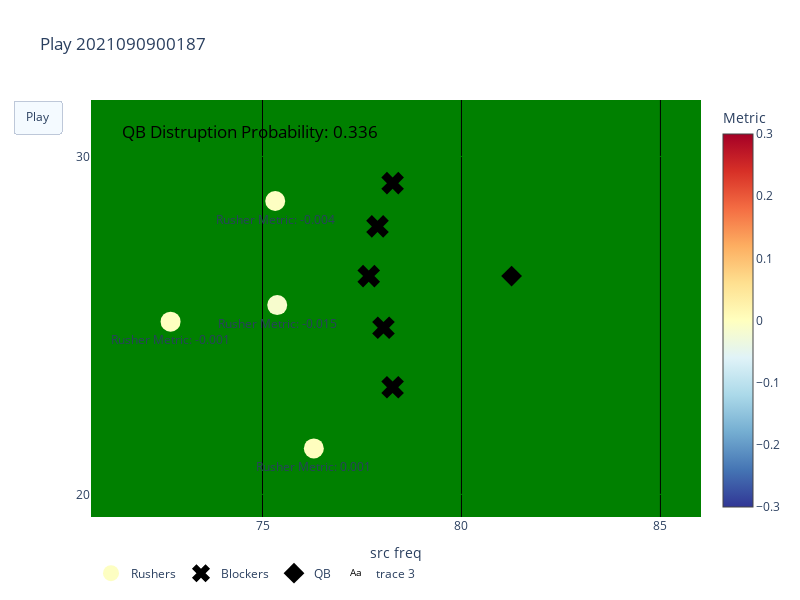

The notebook cell saved with this chart:
### Code cell
from __future__ import annotations
import plotly
import plotly.graph_objects as go
fig = go.Figure(
    data= start_frame,
    layout=layout_draw,
    frames=all_frame
)

fig.update_layout(legend=dict(orientation = "h"))  
fig.show()

### Figure 1 — Plotly figure (JSON) as saved in the notebook; plotly's stock layout.template omitted (floating-point values rounded to 4 significant figures)
{"data": [{"legendgroup": "Rushers", "marker": {"cmax": 0.3, "cmin": -0.3, "color": [-0.003582, 0.000993, -0.001196, -0.01503], "colorbar": {"title": {"text": "Metric"}}, "colorscale": [[0, "rgb(49,54,149)"], [0.1, "rgb(69,117,180)"], [0.2, "rgb(116,173,209)"], [0.3, "rgb(171,217,233)"], [0.4, "rgb(224,243,248)"], [0.5, "rgb(255,255,191)"], [0.6, "rgb(254,224,144)"], [0.7, "rgb(253,174,97)"], [0.8, "rgb(244,109,67)"], [0.9, "rgb(215,48,39)"], [1, "rgb(165,0,38)"]], "showscale": true, "size": 20}, "mode": "markers+text", "name": "Rushers", "text": ["Rusher Metric: -0.004", "Rusher Metric: 0.001", "Rusher Metric: -0.001", "Rusher Metric: -0.015"], "textposition": "bottom center", "type": "scatter", "x": [75.32, 76.29, 72.69, 75.37], "y": [28.68, 21.36, 25.11, 25.6]}, {"legendgroup": "Blockers", "marker": {"color": "black", "size": 20, "symbol": "x"}, "mode": "markers", "name": "Blockers", "type": "scatter", "x": [78.27, 78.27, 78.04, 77.89, 77.67], "y": [23.17, 29.21, 24.93, 27.93, 26.46]}, {"legendgroup": "QB", "marker": {"color": "black", "size": 16, "symbol": "diamond"}, "mode": "markers", "name": "QB", "type": "scatter", "x": [81.26], "y": [26.46]}, {"mode": "text", "text": ["QB Distruption Probability: 0.336"], "textfont": {"color": "black", "size": 17}, "type": "scatter", "x": [74.69], "y": [30.67]}], "layout": {"autosize": false, "height": 600, "legend": {"orientation": "h"}, "plot_bgcolor": "green", "title": {"text": "Play 2021090900187"}, "updatemenus": [{"buttons": [{"args": [null, {"frame": {"duration": 200, "redraw": false}, "fromcurrent": true, "transition": {"duration": 0}}], "label": "Play", "method": "animate"}], "type": "buttons"}], "width": 800, "xaxis": {"autorange": false, "dtick": 5, "gridcolor": "black", "range": [70.69, 86.02], "tick0": 70, "tickmode": "linear", "title": {"text": "src freq"}}, "yaxis": {"autorange": false, "dtick": 10, "gridcolor": "green", "range": [19.33, 31.67], "tick0": 70}}}
